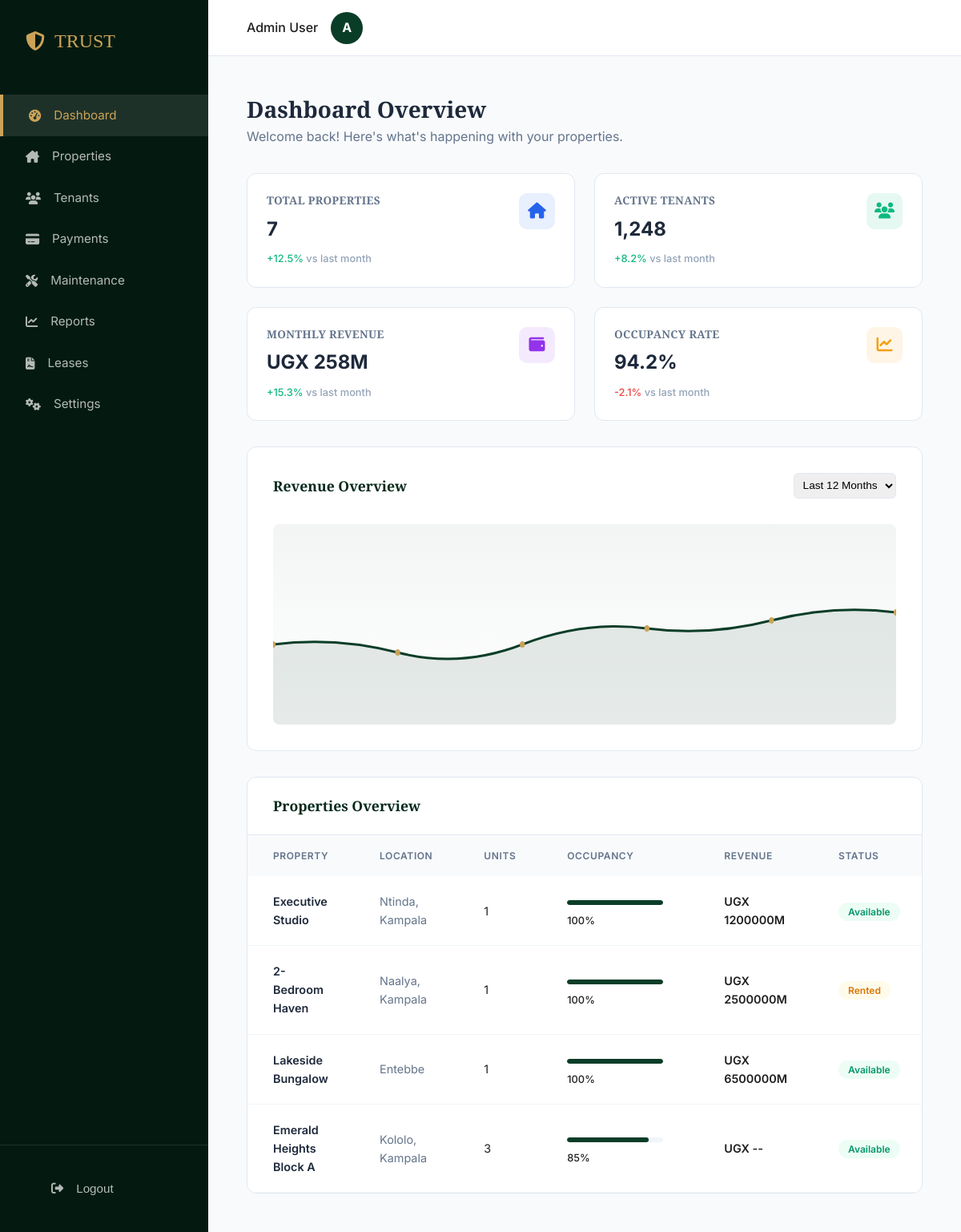
Screenshot of /admin-dashboard/ with the database file from the repository.
### core/models.py (models this page shows, shortened)
class Property(models.Model):
    owner = models.ForeignKey(User, on_delete=models.CASCADE, related_name='properties', null=True, blank=True)
    SINGLE_UNIT_CHOICES = [
        ('single_room', 'Single Room'),
        ('self_contained', 'Self-Contained Room'),
        ('studio', 'Studio Apartment'),
        ('1_bed', '1 Bedroom Apartment'),
        ('2_bed', '2 Bedroom Apartment'),
        ('3_plus_bed', '3+ Bedroom Apartment'),
        ('bungalow', 'Bungalow'),
        ('standalone', 'Standalone House'),
    ]
    MULTI_UNIT_CHOICES = [
        ('apartment_block', 'Apartment Block'),
        ('condo_block', 'Condominium Block'),
        ('flat', 'Flat (Multi-Floor Building)'),
    ]
    CATEGORY_CHOICES = SINGLE_UNIT_CHOICES + MULTI_UNIT_CHOICES
    STATUS_CHOICES = [
        ('available', 'Available'),
        ('rented', 'Rented'),
        ('under_maintenance', 'Under Maintenance'),
        ('pending_verification', 'Pending Verification'),
    ]
    title = models.CharField(max_length=255)
    description = models.TextField(blank=True)
    category = models.CharField(max_length=50, choices=CATEGORY_CHOICES)
    status = models.CharField(max_length=20, choices=STATUS_CHOICES, default='pending_verification')
    price = models.DecimalField(max_digits=12, decimal_places=2, null=True, blank=True)
    location = models.CharField(max_length=255)
    parent = models.ForeignKey('self', on_delete=models.CASCADE, null=True, blank=True, related_name='units')
    is_multi_unit = models.BooleanField(default=False)
    created_at = models.DateTimeField(auto_now_add=True)
    updated_at = models.DateTimeField(auto_now=True)
    class Meta:
        verbose_name_plural = "Properties"

### core/views.py (the view)
# urls.py: path('admin-dashboard/', views.admin_dashboard, name='admin_dashboard'),
def admin_dashboard(request):
    properties = Property.objects.filter(parent=None).prefetch_related('units')
    stats = {
        'total_properties': Property.objects.count(),
        'pending': Property.objects.filter(status='pending_verification').count(),
        'available': Property.objects.filter(status='available').count(),
        'rented': Property.objects.filter(status='rented').count(),
    }
    return render(request, 'admin/dashboard.html', {
        'properties': properties,
        'stats': stats
    })

### core/templates/admin/dashboard.html (shortened to what this page needs)
{% extends "admin/base_admin.html" %}
{% block admin_content %}
<div class="dashboard-header">
    <h2>Dashboard Overview</h2>
    <p>Welcome back! Here's what's happening with your properties.</p>
</div>
<div class="stats-row">
    <div class="stat-card">
        <div class="stat-details">
            <h4>Total Properties</h4>
            <div class="value">{{ stats.total_properties }}</div>
            <div class="trend positive">+12.5% <span style="color:#94a3b8">vs last month</span></div>
        </div>
        <div class="stat-icon icon-blue">
            <i class="fa-solid fa-house"></i>
        </div>
    </div>
    <div class="stat-card">
        <div class="stat-details">
            <h4>Active Tenants</h4>
            <div class="value">1,248</div>
            <div class="trend positive">+8.2% <span style="color:#94a3b8">vs last month</span></div>
        </div>
        <div class="stat-icon icon-green">
            <i class="fa-solid fa-users"></i>
        </div>
    </div>
    <div class="stat-card">
        <div class="stat-details">
            <h4>Monthly Revenue</h4>
            <div class="value">UGX 258M</div>
            <div class="trend positive">+15.3% <span style="color:#94a3b8">vs last month</span></div>
        </div>
        <div class="stat-icon icon-purple">
            <i class="fa-solid fa-wallet"></i>
        </div>
    </div>
    <div class="stat-card">
        <div class="stat-details">
            <h4>Occupancy Rate</h4>
            <div class="value">94.2%</div>
            <div class="trend negative">-2.1% <span style="color:#94a3b8">vs last month</span></div>
        </div>
        <div class="stat-icon icon-orange">
            <i class="fa-solid fa-chart-line"></i>
        </div>
    </div>
</div>
<div class="chart-container">
    <div class="chart-header">
        <h3 style="margin:0; font-size: 1.1rem;">Revenue Overview</h3>
        <select style="padding: 0.4rem; border-radius: 6px; border: 1px solid #e2e8f0; font-size: 0.85rem;">
            <option>Last 12 Months</option>
        </select>
    </div>
    <div class="chart-placeholder">
    </div>
</div>
<div class="table-card">
    <div class="table-header">
        <h3 style="margin:0; font-size: 1.1rem;">Properties Overview</h3>
    </div>
    <table class="admin-table">
        <thead>
            <tr>
                <th>Property</th>
                <th>Location</th>
                <th>Units</th>
                <th>Occupancy</th>
                <th>Revenue</th>
                <th>Status</th>
            </tr>
        </thead>
        <tbody>
            {% for property in properties %}
            <tr>
                <td style="font-weight: 600; color: #1e293b;">{{ property.title }}</td>
                <td style="color: #64748b;">{{ property.location }}</td>
                <td>{% if property.is_multi_unit %}{{ property.units.count }}{% else %}1{% endif %}</td>
                <td>
                    <div class="progress-bar-container">
                        <div class="progress-fill" style="width: {% if property.is_multi_unit %}85{% else %}100{% endif %}%;"></div>
                    </div>
                    <span style="font-size: 0.8rem; font-weight: 500;">{% if property.is_multi_unit %}85%{% else %}100%{% endif %}</span>
                </td>
                <td style="font-weight: 600;">UGX {% if property.price %}{{ property.price|floatformat:0 }}M{% else %} -- {% endif %}</td>
                <td>
                    <span class="status-pill {% if property.status == 'available' %}pill-active{% else %}pill-maintenance{% endif %}">
                        {{ property.get_status_display }}
                    </span>
                </td>
            </tr>
            {% endfor %}
        </tbody>
    </table>
</div>
{% endblock %}

### core/templates/admin/base_admin.html (shortened to what this page needs)
<!DOCTYPE html>
<html lang="en">
<head>
    <link rel="stylesheet" href="https://cdnjs.cloudflare.com/ajax/libs/font-awesome/6.4.0/css/all.min.css">
    <link rel="stylesheet" href="/static/css/style.css">
</head>
<body>
    <aside class="admin-sidebar" id="sidebar">
        <div class="sidebar-brand">
            <i class="fa-solid fa-shield-halved"></i> TRUST
        </div>
        <nav class="sidebar-nav">
            <a href="/admin-dashboard/" class="nav-item active">
                <i class="fa-solid fa-gauge-high"></i> Dashboard
            </a>
            <a href="#" class="nav-item">
                <i class="fa-solid fa-house-chimney"></i> Properties
            </a>
            <a href="#" class="nav-item">
                <i class="fa-solid fa-users"></i> Tenants
            </a>
            <a href="#" class="nav-item">
                <i class="fa-solid fa-credit-card"></i> Payments
            </a>
            <a href="#" class="nav-item">
                <i class="fa-solid fa-screwdriver-wrench"></i> Maintenance
            </a>
            <a href="#" class="nav-item">
                <i class="fa-solid fa-chart-line"></i> Reports
            </a>
            <a href="#" class="nav-item">
                <i class="fa-solid fa-file-contract"></i> Leases
            </a>
            <a href="#" class="nav-item">
                <i class="fa-solid fa-gears"></i> Settings
            </a>
        </nav>
        <div class="sidebar-footer">
            <form action="/logout/" method="post">
                <button type="submit" class="nav-item" style="background: none; border: none; width: 100%; cursor: pointer; text-align: left;">
                    <i class="fa-solid fa-right-from-bracket"></i> Logout
                </button>
            </form>
        </div>
    </aside>
    <main class="admin-main">
        <header class="admin-topbar">
            <div style="display: flex; align-items: center; gap: 1rem;">
                <span style="font-weight: 500;">Admin User</span>
                <div style="width: 40px; height: 40px; background: var(--color-emerald); color: white; border-radius: 50%; display: flex; align-items: center; justify-content: center; font-weight: bold;">A</div>
            </div>
        </header>
        <div class="admin-content">
            {% block admin_content %}{% endblock %}
        </div>
    </main>
</body>
</html>

### core/static/css/style.css (style rules this page uses)
:root { --color-emerald-darkest: #041a11; --color-emerald-dark: #072a1c; --color-emerald: #0a3d28; --color-emerald-light: #165b3f; --color-gold: #cba358; --color-gold-light: #e4c585; --color-gold-hover: #b48e47; --color-bg-base: #fbfbf9; --color-surface: #ffffff; --color-text-dark: #1f1f1f; --color-text-muted: #666666; --color-border: #e8e8e8; --color-success: #2e7d32; --color-error: #d32f2f; --color-warning: #f57c00; --font-heading: 'Playfair Display', serif; --font-body: 'Inter', sans-serif; --radius-sm: 4px; --radius-md: 8px; --radius-lg: 16px; --radius-full: 9999px; --shadow-sm: 0 2px 4px rgba(0,0,0,0.04); --shadow-md: 0 4px 12px rgba(0,0,0,0.06); --shadow-lg: 0 16px 32px rgba(0,0,0,0.08); --shadow-gold: 0 8px 24px rgba(203, 163, 88, 0.2); --transition-fast: 0.2s ease-in-out; --transition-base: 0.3s ease; --transition-slow: 0.5s cubic-bezier(0.4, 0, 0.2, 1); }
* { box-sizing: border-box; margin: 0; padding: 0; }
body { font-family: var(--font-body); background-color: var(--color-bg-base); color: var(--color-text-dark); line-height: 1.6; -webkit-font-smoothing: antialiased; }
h1, h2, h3, h4, h5, h6 { font-family: var(--font-heading); color: var(--color-emerald-dark); font-weight: 600; line-height: 1.3; }
a { color: var(--color-gold); text-decoration: none; transition: var(--transition-base); }

### core/templates/admin/base_admin.html (style rules this page uses)
:root { --sidebar-width: 260px; }
body { background-color: #f8fafc; margin: 0; display: flex; min-height: 100vh; }
.admin-sidebar { width: var(--sidebar-width); background-color: var(--color-emerald-darkest); color: white; position: fixed; top: 0; bottom: 0; left: 0; display: flex; flex-direction: column; z-index: 1000; transition: transform 0.3s ease; }
.sidebar-brand { padding: 2rem; font-family: var(--font-heading); font-size: 1.5rem; color: var(--color-gold); display: flex; align-items: center; gap: 0.75rem; }
.sidebar-nav { flex: 1; padding: 1rem 0; }
.nav-item { display: flex; align-items: center; padding: 0.85rem 2rem; color: rgba(255, 255, 255, 0.7); text-decoration: none; transition: all 0.3s ease; gap: 1rem; font-size: 0.95rem; }
.nav-item:hover, .nav-item.active { color: white; background-color: rgba(255, 255, 255, 0.1); }
.nav-item.active { border-left: 4px solid var(--color-gold); color: var(--color-gold); }
.sidebar-footer { padding: 2rem; border-top: 1px solid rgba(255, 255, 255, 0.1); }
.admin-main { margin-left: var(--sidebar-width); flex: 1; display: flex; flex-direction: column; width: calc(100% - var(--sidebar-width)); }
.admin-topbar { height: 70px; background: white; border-bottom: 1px solid #e2e8f0; display: flex; align-items: center; justify-content: space-between; padding: 0 3rem; position: sticky; top: 0; z-index: 900; }
.admin-content { padding: 3rem; }

### rows the page displays
Property: title "Executive Studio", location "Ntinda, Kampala", is_multi_unit "1", price "1200000", status "Available"
Property: title "2-Bedroom Haven", location "Naalya, Kampala", is_multi_unit "1", price "2500000", status "Rented"
Property: title "Lakeside Bungalow", location "Entebbe", is_multi_unit "1", price "6500000", status "Available"
Property: title "Emerald Heights Block A", location "Kololo, Kampala", units.count "3", is_multi_unit True (drawn), status "Available"

### other values shown
{{ stats.total_properties }} "7"
